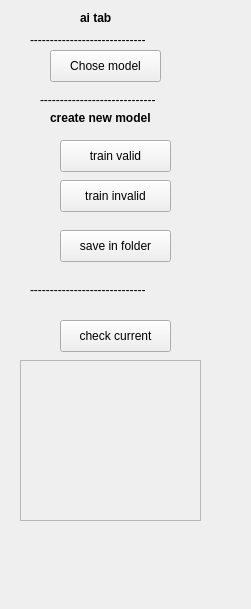
<?xml version="1.0" encoding="UTF-8"?>
<ui version="4.0">
 <class>Form</class>
 <widget class="QWidget" name="Form">
  <property name="geometry">
   <rect>
    <x>0</x>
    <y>0</y>
    <width>251</width>
    <height>609</height>
   </rect>
  </property>
  <property name="windowTitle">
   <string>Form</string>
  </property>
  <widget class="QWidget" name="settings_tab" native="true">
   <property name="geometry">
    <rect>
     <x>0</x>
     <y>0</y>
     <width>251</width>
     <height>611</height>
    </rect>
   </property>
   <property name="styleSheet">
    <string notr="true">background-color: rgb(50, 50, 50);
QLabel {
    color: white;
}</string>
   </property>
   <widget class="QLabel" name="label_18">
    <property name="geometry">
     <rect>
      <x>80</x>
      <y>10</y>
      <width>61</width>
      <height>16</height>
     </rect>
    </property>
    <property name="styleSheet">
     <string notr="true">font:bold 12px; </string>
    </property>
    <property name="text">
     <string>ai tab</string>
    </property>
   </widget>
   <widget class="QPushButton" name="saving_folder_3">
    <property name="geometry">
     <rect>
      <x>50</x>
      <y>50</y>
      <width>111</width>
      <height>32</height>
     </rect>
    </property>
    <property name="text">
     <string>Chose model</string>
    </property>
   </widget>
   <widget class="QLabel" name="label">
    <property name="geometry">
     <rect>
      <x>30</x>
      <y>30</y>
      <width>171</width>
      <height>20</height>
     </rect>
    </property>
    <property name="text">
     <string>-----------------------------</string>
    </property>
   </widget>
   <widget class="QLabel" name="label_2">
    <property name="geometry">
     <rect>
      <x>40</x>
      <y>90</y>
      <width>171</width>
      <height>20</height>
     </rect>
    </property>
    <property name="text">
     <string>-----------------------------</string>
    </property>
   </widget>
   <widget class="QPushButton" name="saving_folder_4">
    <property name="geometry">
     <rect>
      <x>60</x>
      <y>140</y>
      <width>111</width>
      <height>32</height>
     </rect>
    </property>
    <property name="text">
     <string>train valid</string>
    </property>
   </widget>
   <widget class="QLabel" name="label_19">
    <property name="geometry">
     <rect>
      <x>50</x>
      <y>110</y>
      <width>121</width>
      <height>16</height>
     </rect>
    </property>
    <property name="styleSheet">
     <string notr="true">font:bold 12px; </string>
    </property>
    <property name="text">
     <string>create new model</string>
    </property>
   </widget>
   <widget class="QPushButton" name="saving_folder_5">
    <property name="geometry">
     <rect>
      <x>60</x>
      <y>180</y>
      <width>111</width>
      <height>32</height>
     </rect>
    </property>
    <property name="text">
     <string>train invalid</string>
    </property>
   </widget>
   <widget class="QPushButton" name="saving_folder_6">
    <property name="geometry">
     <rect>
      <x>60</x>
      <y>230</y>
      <width>111</width>
      <height>32</height>
     </rect>
    </property>
    <property name="text">
     <string>save in folder</string>
    </property>
   </widget>
   <widget class="QPushButton" name="saving_folder_7">
    <property name="geometry">
     <rect>
      <x>60</x>
      <y>320</y>
      <width>111</width>
      <height>32</height>
     </rect>
    </property>
    <property name="text">
     <string>check current</string>
    </property>
   </widget>
   <widget class="QLabel" name="label_3">
    <property name="geometry">
     <rect>
      <x>30</x>
      <y>280</y>
      <width>171</width>
      <height>20</height>
     </rect>
    </property>
    <property name="text">
     <string>-----------------------------</string>
    </property>
   </widget>
   <widget class="QFrame" name="frame">
    <property name="geometry">
     <rect>
      <x>20</x>
      <y>360</y>
      <width>181</width>
      <height>161</height>
     </rect>
    </property>
    <property name="frameShape">
     <enum>QFrame::StyledPanel</enum>
    </property>
    <property name="frameShadow">
     <enum>QFrame::Raised</enum>
    </property>
   </widget>
  </widget>
 </widget>
 <resources/>
 <connections/>
</ui>
